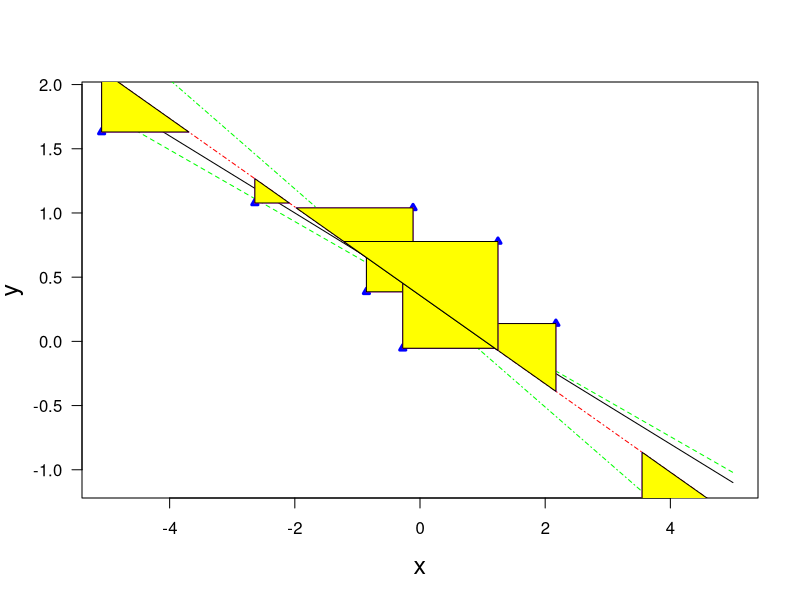

Source code (R):
print('file: EIVgeometricTriangles2504.R')
# created by Dieter.Wolf-Gladrow@awi.de 1/2024
print('small data set for script; plot triangles')
# ----------------------------------------------------------------------
dflag = 0
if (dflag == 1) {
  print(' ---------------------------------------------------')
  print('(1) Jitjareonchai et al. (2006) data')
x = c(18.6369,25.8483,25.0829,30.2416,14.7174,
        14.2656,17.2711,14.0370,28.1420,12.2802)
y = c(70.5998,96.9826,89.3344,99.3439,55.9705,
        57.3196,65.9757,55.7193,87.9387,54.2554) # raw data
SlopeTrue = 3    # true slope
IcTrue = 10       # true intercept
varxTrue=4; varyTrue=9    # Table 2
xmin = min(x); xmax = max(x); n = length(x)
}
if (dflag == 0) {
print(' ---------------------------------------------------')
print('(1) Generate artificial data for y(x) = beta0 + beta*x')
n = 8   # sample size (small on purpose)
print(c(n,'n sample size'))
xmax = 5; xmin = -xmax; # range of x-values
SlopeTrue = -0.3    # true slope
IcTrue = 0.4        # true intercept
set.seed(1967)
xTrue = runif(n,xmin,xmax) # from uniform PDF
yTrue = SlopeTrue*xTrue+IcTrue
# Add normal noise to xTrue and yTrue:
sigx = 0.8 # x standard deviation (small compared to x-range on purpose)
sigy = 0.5 # y standard deviation: (sigx/sigy)^2 not equal to 1 and
#                       different from SlopeTrue^2
x = xTrue+rnorm(n,0,sigx) # observed x-values
y = yTrue+rnorm(n,0,sigy) # observed y-values
}
print(' ---------------------------------------------------')
print('(2) Regression y on x (SLR = Simple Linear Regression)')
SLRyonx = lm(y ~ x)
IcYonx    = as.numeric(SLRyonx$coefficients[1])
SlopeYonx = as.numeric(SLRyonx$coefficients[2])
print(c(round(IcYonx,4),'IcYonx'))
print(c(round(SlopeYonx,4),'SlopeYonx'))
print(' ---------------------------------------------------')
print('(3) Regression x on y (SLR = Simple Linear Regression)')
SLRxony = lm(x ~ y)
b = as.numeric(SLRxony$coefficients[2])
a = as.numeric(SLRxony$coefficients[1])
# x=b*y+a -> y = (x-a)/b -> slope = 1/b; 
SlopeXony = 1/b; IcXony = -a/b
print(c(round(IcXony,4),'IcXony'))
print(c(round(SlopeXony,4),'SlopeXony'))
print(' ---------------------------------------------------')
print('(4) geometric line')
SlopeGeo = sqrt(SlopeYonx*SlopeXony)*sign(SlopeYonx)
# line with slope SlopeGeo through centroid:
# y-yc = SlopeGeo*(x-xc)
# x = 0 -> y = IcGeo = yc-SlopeGeo*xc
xc = mean(x); yc = mean(y);  # centroid (Schwerpunkt)
IcGeo = yc-SlopeGeo*xc;
print(c(round(IcGeo,4),'IcGeo'))
print(c(round(SlopeGeo,4),'SlopeGeo'))
print(' ---------------------------------------------------')
print('(5) Plot:')
xp = c(xmin,xmax); yp = xp*SlopeTrue+IcTrue # true line
ypYonX = xp*SlopeYonx+IcYonx                # SLR y on x
ypXonY = xp*SlopeXony+IcXony                # SLR x on y
ypGeo = xp*SlopeGeo+IcGeo                   # geometric line
sflag = 1
if (sflag == 1) {
  # png('OUT_EIVtriangle240104s.png',width=16,height=16,units='cm',res=300)
  # png('EIVtriangle250405s.png',width=16,height=16,units='cm',res=300)
  plot(xp,yp,type='l',lwd=1,col='black',xlab='x',ylab='y',las=1,
       cex=0.6,cex.lab=1.5) #,ylim=c(-1.4,2.2))
  lines(xp,ypYonX,col='green',lwd=1,lty=2)
  lines(xp,ypXonY,col='green',lwd=1,lty=4)
  lines(xp,ypGeo,col='red',lwd=1,lty=4)
  # lines(xp,ypMLEEst,col='magenta',lwd=1,lty=3)
  points(x,y,col='blue',pch=24,lwd=3,cex=0.6)
  points(xc,yc,col='red',pch=20,lwd=5,cex=0.6)
  for(j in 1:n) { # plot triangles
    qx = c(x[j],(y[j]-IcGeo)/SlopeGeo); qy = c(y[j],y[j])
    lines(qx,qy,col='magenta',lwd=1)
    qxx = c(x[j],x[j]); qyy = c(y[j],IcGeo+SlopeGeo*x[j])
    lines(qxx,qyy,col='magenta',lwd=1)
    xpoly = c(x[j],x[j],(y[j]-IcGeo)/SlopeGeo,x[j])
    ypoly = c(y[j],IcGeo+SlopeGeo*x[j],y[j],y[j])
    polygon(xpoly,ypoly,col='yellow')
  }
 # dev.off()
}
# [1] "file: R_EIVgeometricTriangles_2504.R"
# [1] "small data set for script; plot triangles"
# [1] " ---------------------------------------------------"
# [1] "(1) Jitjareonchai et al. (2006) data"
# [1] " ---------------------------------------------------"
# [1] "(2) Regression y on x (SLR = Simple Linear Regression)"
# [1] "19.4953" "IcYonx" 
# [1]  "2.6854" "SlopeYonx"
# [1] " ---------------------------------------------------"
# [1] "(3) Regression x on y (SLR = Simple Linear Regression)"
# [1] "16.858"  "IcXony"
# [1]  "2.8169" "SlopeXony"
# [1] " ---------------------------------------------------"
# [1] "(4) geometric line"
# [1] "18.1924" "IcGeo"  
# [1]  "2.7504" "SlopeGeo"
# [1] " ---------------------------------------------------"
# [1] "(5) Plot:"
# [1] "file: R_EIVgeometricTriangles_2504.R"
# [1] "small data set for script; plot triangles"
# [1] " ---------------------------------------------------"
# [1] "(1) Generate artificial data for y(x) = beta0 + beta*x"
# [1] "8"             "n sample size"
# [1] " ---------------------------------------------------"
# [1] "(2) Regression y on x (SLR = Simple Linear Regression)"
# [1] "0.3747" "IcYonx"
# [1] "-0.2791"   "SlopeYonx"
# [1] " ---------------------------------------------------"
# [1] "(3) Regression x on y (SLR = Simple Linear Regression)"
# [1] "0.3382" "IcXony"
# [1] "-0.4249"   "SlopeXony"
# [1] " ---------------------------------------------------"
# [1] "(4) geometric line"
# [1] "0.3583" "IcGeo" 
# [1] "-0.3444"  "SlopeGeo"
# [1] " ---------------------------------------------------"
# [1] "(5) Plot:"
